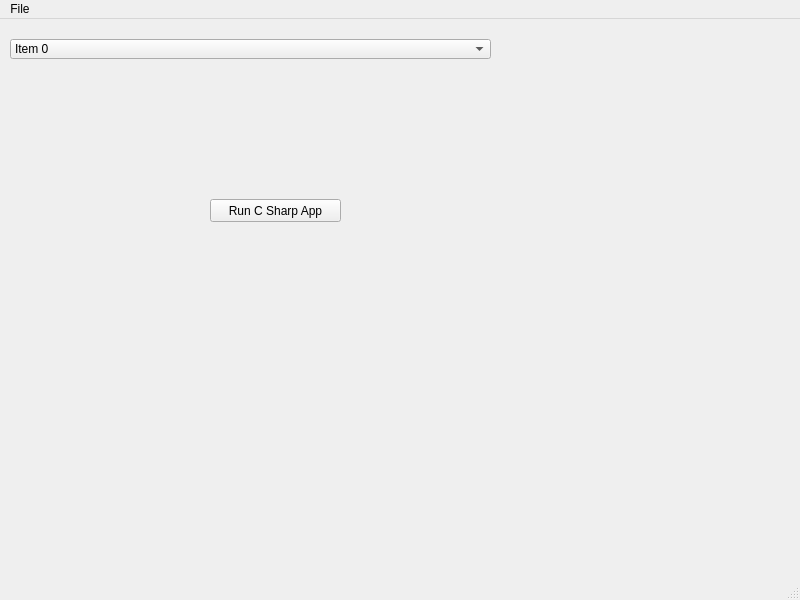
<?xml version="1.0" encoding="UTF-8"?>
<ui version="4.0">
 <class>MainWindow</class>
 <widget class="QMainWindow" name="MainWindow">
  <property name="geometry">
   <rect>
    <x>0</x>
    <y>0</y>
    <width>800</width>
    <height>600</height>
   </rect>
  </property>
  <property name="windowTitle">
   <string>MainWindow</string>
  </property>
  <widget class="QWidget" name="centralwidget">
   <widget class="QComboBox" name="comboBox">
    <property name="geometry">
     <rect>
      <x>10</x>
      <y>20</y>
      <width>481</width>
      <height>20</height>
     </rect>
    </property>
    <property name="editable">
     <bool>false</bool>
    </property>
    <item>
     <property name="text">
      <string>Item 0</string>
     </property>
    </item>
    <item>
     <property name="text">
      <string>Item 1</string>
     </property>
    </item>
    <item>
     <property name="text">
      <string>AnotherItem</string>
     </property>
    </item>
   </widget>
   <widget class="QPushButton" name="pushButton">
    <property name="geometry">
     <rect>
      <x>210</x>
      <y>180</y>
      <width>131</width>
      <height>23</height>
     </rect>
    </property>
    <property name="text">
     <string>Run C Sharp App</string>
    </property>
   </widget>
  </widget>
  <widget class="QMenuBar" name="menubar">
   <property name="geometry">
    <rect>
     <x>0</x>
     <y>0</y>
     <width>800</width>
     <height>21</height>
    </rect>
   </property>
   <widget class="QMenu" name="menuFile">
    <property name="title">
     <string>File</string>
    </property>
    <addaction name="actionExit"/>
   </widget>
   <addaction name="menuFile"/>
  </widget>
  <widget class="QStatusBar" name="statusbar"/>
  <action name="actionExit">
   <property name="text">
    <string>Exit</string>
   </property>
  </action>
 </widget>
 <resources/>
 <connections/>
</ui>
